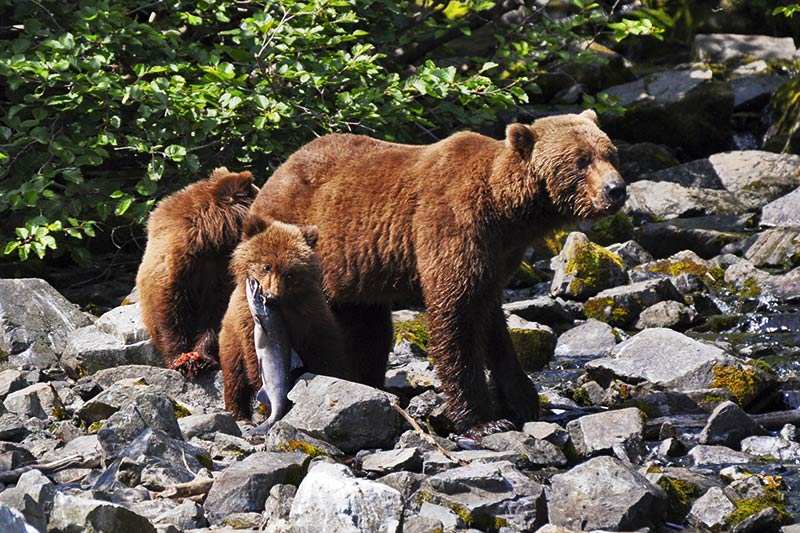
#> input picture lab3.p/000008.jpg, 800 x 533 px
$ python main.py 000008.jpg 000009.jpg out.png
#> lines starting #> are read from the running program, lines starting #| are printed output that depends on the picture
### lab3.p/io_utils.py
from __future__ import annotations

from pathlib import Path
from typing import Tuple

import cv2
import numpy as np


class ImageReadError(Exception):
    """Ошибка чтения изображения."""
    pass


def read_image(path: str | Path) -> np.ndarray:
    """Читает изображение BGR из файла."""
#> called with path = '000008.jpg'
    p = Path(path)
    if not p.exists() or not p.is_file():
        raise ImageReadError(f"Файл не найден: {p}")
    img = cv2.imread(str(p), cv2.IMREAD_COLOR)
#> img is the input picture: shape (533, 800, 3); mean B, G, R 77.1, 89.6, 95.8
#> call 2 of read_image, with path = '000009.jpg'
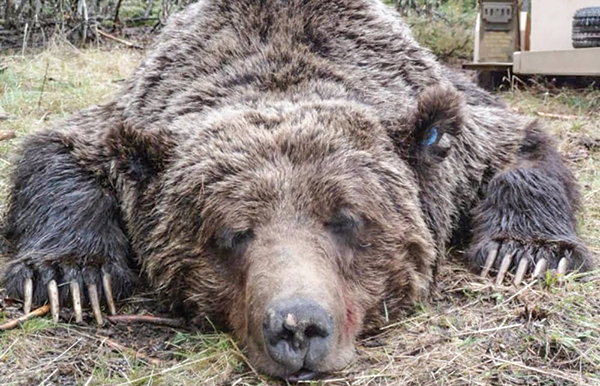
#> input picture lab3.p/000009.jpg, 600 x 386 px
#> in read_image, img is the input picture: shape (386, 600, 3); mean B, G, R 124.5, 129.5, 139
    if img is None:
        raise ImageReadError(f"Не удалось загрузить: {p}")
    return img


def save_image(path: str | Path, image: np.ndarray) -> None:
    """Сохраняет изображение на диск."""
    p = Path(path)
    p.parent.mkdir(parents=True, exist_ok=True)
    if not cv2.imwrite(str(p), image):
        raise IOError(f"Не удалось сохранить: {p}")


def image_size(image: np.ndarray) -> Tuple[int, int]:
    """Возвращает (width, height)."""
    h, w = image.shape[:2]
#> h = 533; w = 800
    return w, h

### lab3.p/viz.py
from __future__ import annotations

import cv2
import matplotlib.pyplot as plt
import numpy as np

from io_utils import image_size


def bgr_to_rgb(img_bgr: np.ndarray) -> np.ndarray:
    """Преобразует BGR в RGB."""
    return cv2.cvtColor(img_bgr, cv2.COLOR_BGR2RGB)


def print_sizes(img1: np.ndarray, img2: np.ndarray) -> None:
    """Печатает размеры двух изображений."""
    w1, h1 = image_size(img1)
#> w1 = 800; h1 = 533
    w2, h2 = image_size(img2)
#> w2 = 600; h2 = 386
    print(f"Image1: width={w1}, height={h1}")
#| Image1: width=800, height=533
    print(f"Image2: width={w2}, height={h2}")
#| Image2: width=600, height=386


def show_images(
    img1_bgr: np.ndarray,
    img2_bgr: np.ndarray,
    result_bgr: np.ndarray,
) -> None:
    """Показывает исходные изображения и результат."""
    plt.imshow(bgr_to_rgb(img1_bgr))
    plt.title("Image 1 (base)")
    plt.axis("off")
    plt.show()

    plt.imshow(bgr_to_rgb(img2_bgr))
    plt.title("Image 2 (overlay)")
    plt.axis("off")
    plt.show()

    plt.imshow(bgr_to_rgb(result_bgr))
    plt.title("Result (alpha blend)")
    plt.axis("off")
    plt.show()

### lab3.p/blend.py
from __future__ import annotations

import cv2
import numpy as np


def resize_to_match(base: np.ndarray, overlay: np.ndarray) -> np.ndarray:
    """Меняет размер overlay под размер base."""
    height, width = base.shape[:2]
#> height = 533; width = 800
    return cv2.resize(overlay, (width, height), interpolation=cv2.INTER_LINEAR)


def alpha_blend(
    base_bgr: np.ndarray,
    overlay_bgr: np.ndarray,
    alpha: float,
) -> np.ndarray:
    """Накладывает overlay на base с прозрачностью alpha (0..1)."""
    if not (0.0 <= alpha <= 1.0):
        raise ValueError("alpha должен быть в [0, 1].")

    if base_bgr.shape[:2] != overlay_bgr.shape[:2]:
        overlay_bgr = resize_to_match(base_bgr, overlay_bgr)

    return cv2.addWeighted(base_bgr, 1.0 - alpha, overlay_bgr, alpha, 0.0)
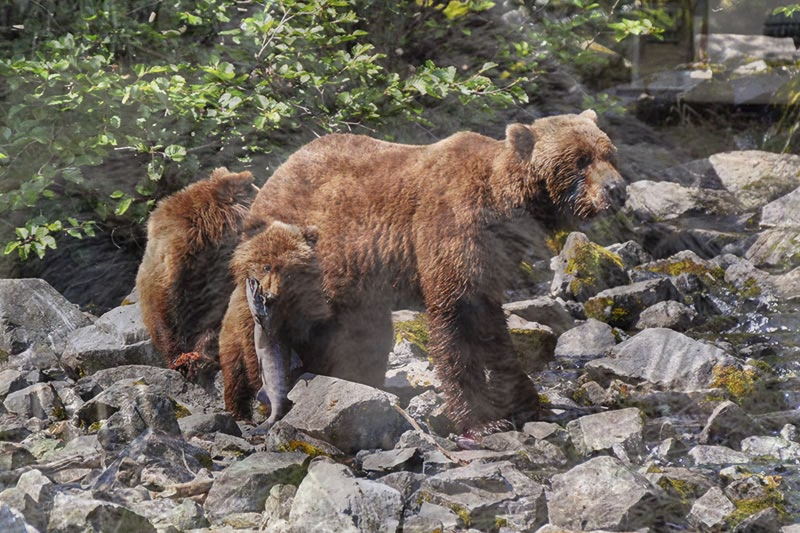
#> returned value: shape (533, 800, 3); mean of channels 0, 1, 2 93.7, 103.5, 110.8; drawn as B, G, R

### lab3.p/cli.py
from __future__ import annotations

import argparse


def parse_args() -> argparse.Namespace:
    """Парсит аргументы командной строки."""
    parser = argparse.ArgumentParser(
        description="Полупрозрачное наложение одного изображения на другое.",
    )
    parser.add_argument(
        "img1",
        type=str,
        help="Путь к нижнему изображению",
    )
    parser.add_argument(
        "img2",
        type=str,
        help="Путь к накладываемому изображению",
    )
    parser.add_argument(
        "out",
        type=str,
        help="Путь для сохранения результата",
    )
    parser.add_argument(
        "--alpha",
        type=float,
        default=0.35,
        help="Прозрачность накладываемого (0..1), по умолчанию 0.35",
    )
    return parser.parse_args()

### lab3.p/main.py
from __future__ import annotations

from blend import alpha_blend
from cli import parse_args
from io_utils import ImageReadError, read_image, save_image
from viz import print_sizes, show_images


def main() -> None:
    """Основная логика программы."""
    args = parse_args()
    try:
        img1 = read_image(args.img1)
        img2 = read_image(args.img2)
        print_sizes(img1, img2)

        result = alpha_blend(img1, img2, alpha=args.alpha)

        show_images(img1, img2, result)
        save_image(args.out, result)
        print(f"Готово. Результат: {args.out}")
    except ImageReadError as exc:
        print(f"[Ошибка чтения] {exc}")
    except ValueError as exc:
        print(f"[Неверные параметры] {exc}")
    except Exception as exc:  # noqa: BLE001
        print(f"[Неожиданная ошибка] {exc}")


if __name__ == "__main__":
    main()
